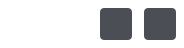
<?xml version="1.0" encoding="UTF-8"?>
<ui version="4.0">
 <class>FloatingToolbar</class>
 <widget class="QWidget" name="FloatingToolbar">
  <property name="geometry">
   <rect>
    <x>0</x>
    <y>0</y>
    <width>184</width>
    <height>48</height>
   </rect>
  </property>
  <property name="windowTitle">
   <string>Form</string>
  </property>
  <property name="styleSheet">
   <string notr="true">#FloatingToolbar {
background:transparent;
}

QPushButton {
border:none;
border-radius:4px;
background:#4C4E56;
} 
QPushButton:checked{
background:#777A87;
}</string>
  </property>
  <layout class="QHBoxLayout" name="horizontalLayout">
   <property name="spacing">
    <number>12</number>
   </property>
   <property name="leftMargin">
    <number>8</number>
   </property>
   <property name="topMargin">
    <number>8</number>
   </property>
   <property name="rightMargin">
    <number>8</number>
   </property>
   <property name="bottomMargin">
    <number>8</number>
   </property>
   <item>
    <spacer name="horizontalSpacer">
     <property name="orientation">
      <enum>Qt::Horizontal</enum>
     </property>
     <property name="sizeHint" stdset="0">
      <size>
       <width>77</width>
       <height>20</height>
      </size>
     </property>
    </spacer>
   </item>
   <item>
    <widget class="QPushButton" name="btn_dir">
     <property name="minimumSize">
      <size>
       <width>32</width>
       <height>32</height>
      </size>
     </property>
     <property name="maximumSize">
      <size>
       <width>32</width>
       <height>32</height>
      </size>
     </property>
     <property name="styleSheet">
      <string notr="true">icon:url(:/res/dir.svg)</string>
     </property>
     <property name="text">
      <string/>
     </property>
     <property name="checkable">
      <bool>true</bool>
     </property>
    </widget>
   </item>
   <item>
    <widget class="QPushButton" name="btn_snap">
     <property name="minimumSize">
      <size>
       <width>32</width>
       <height>32</height>
      </size>
     </property>
     <property name="maximumSize">
      <size>
       <width>32</width>
       <height>32</height>
      </size>
     </property>
     <property name="styleSheet">
      <string notr="true">icon:url(:/res/snap.svg);</string>
     </property>
     <property name="text">
      <string/>
     </property>
     <property name="checkable">
      <bool>true</bool>
     </property>
    </widget>
   </item>
  </layout>
 </widget>
 <resources>
  <include location="../app.qrc"/>
 </resources>
 <connections/>
</ui>
